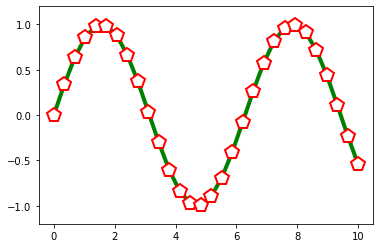

Python code for this plot:
#!/usr/bin/env python
# coding: utf-8

# In[17]:


import numpy as np 
import matplotlib.pyplot as plt
x = np.linspace(0,10,30)
y = np.sin(x)
plt.plot(x,y,'o',color = 'b')
plt.plot(x, y, '-p', color='g',
        markersize=15, linewidth=4, 
        markerfacecolor='white', markeredgecolor='r',
        markeredgewidth=2)
plt.ylim(-1.2, 1.2)


# In[ ]:
